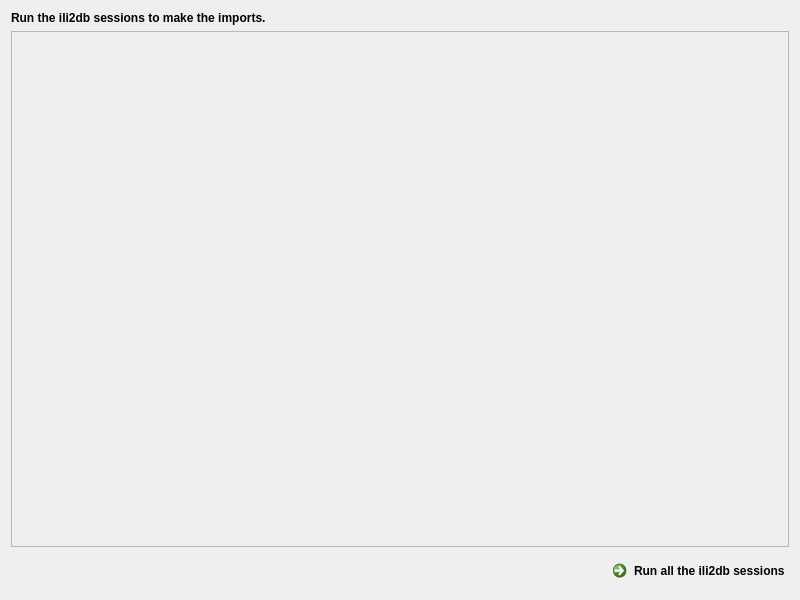
<?xml version="1.0" encoding="UTF-8"?>
<ui version="4.0">
 <class>InterlisImport</class>
 <widget class="QDialog" name="InterlisImport">
  <property name="geometry">
   <rect>
    <x>0</x>
    <y>0</y>
    <width>800</width>
    <height>600</height>
   </rect>
  </property>
  <property name="windowTitle">
   <string>Select Files</string>
  </property>
  <layout class="QGridLayout" name="gridLayout">
   <item row="7" column="3">
    <widget class="QCommandLinkButton" name="run_command_button">
     <property name="text">
      <string>Run all the ili2db sessions</string>
     </property>
    </widget>
   </item>
   <item row="7" column="2">
    <spacer name="horizontalSpacer">
     <property name="orientation">
      <enum>Qt::Horizontal</enum>
     </property>
     <property name="sizeHint" stdset="0">
      <size>
       <width>40</width>
       <height>20</height>
      </size>
     </property>
    </spacer>
   </item>
   <item row="1" column="1" colspan="3">
    <widget class="QLabel" name="description">
     <property name="minimumSize">
      <size>
       <width>0</width>
       <height>0</height>
      </size>
     </property>
     <property name="font">
      <font>
       <weight>75</weight>
       <bold>true</bold>
      </font>
     </property>
     <property name="text">
      <string>Run the ili2db sessions to make the imports.</string>
     </property>
     <property name="alignment">
      <set>Qt::AlignLeading|Qt::AlignLeft|Qt::AlignTop</set>
     </property>
     <property name="wordWrap">
      <bool>true</bool>
     </property>
    </widget>
   </item>
   <item row="2" column="1" colspan="3">
    <widget class="QScrollArea" name="scroll_area">
     <property name="horizontalScrollBarPolicy">
      <enum>Qt::ScrollBarAlwaysOff</enum>
     </property>
     <property name="widgetResizable">
      <bool>true</bool>
     </property>
     <widget class="QWidget" name="scroll_area_content">
      <property name="geometry">
       <rect>
        <x>0</x>
        <y>0</y>
        <width>780</width>
        <height>515</height>
       </rect>
      </property>
     </widget>
    </widget>
   </item>
  </layout>
 </widget>
 <resources/>
 <connections/>
</ui>
